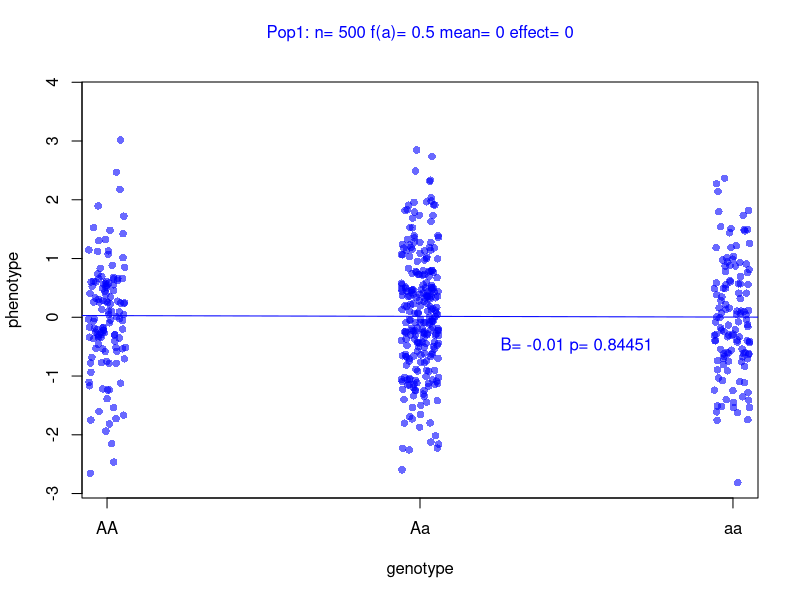
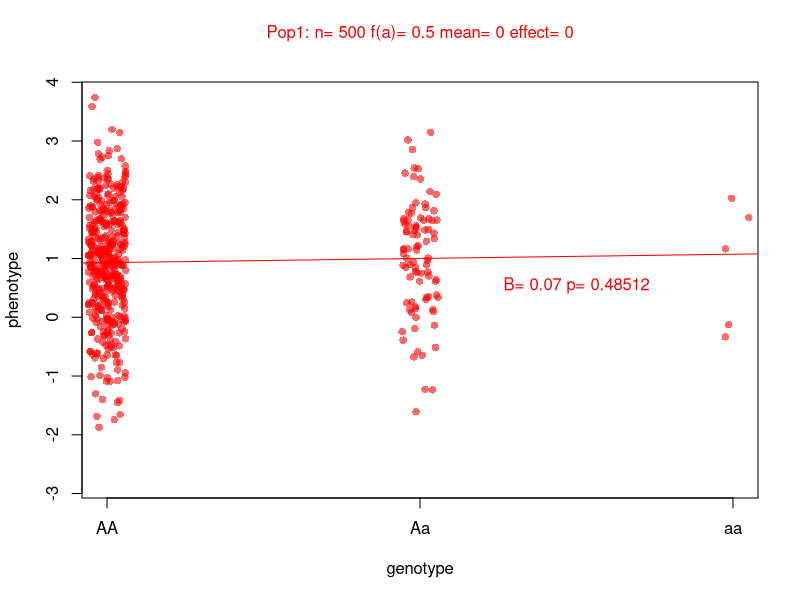
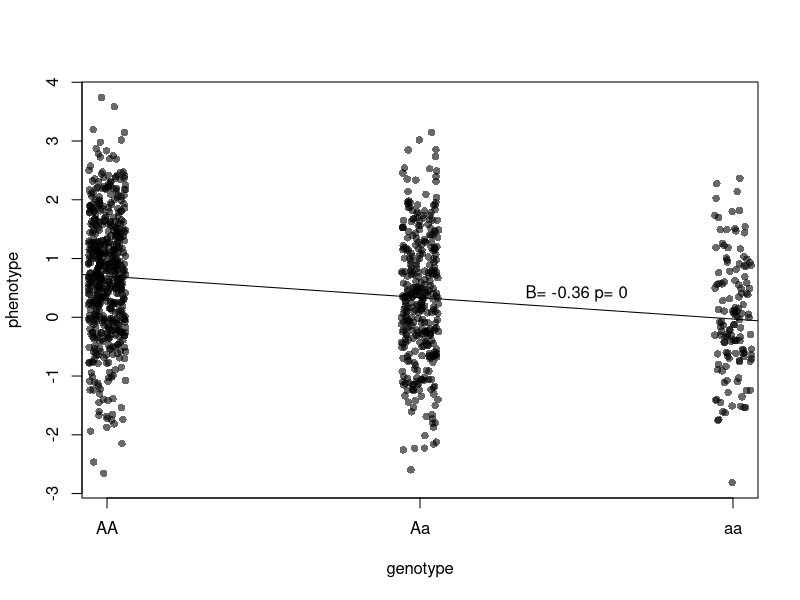
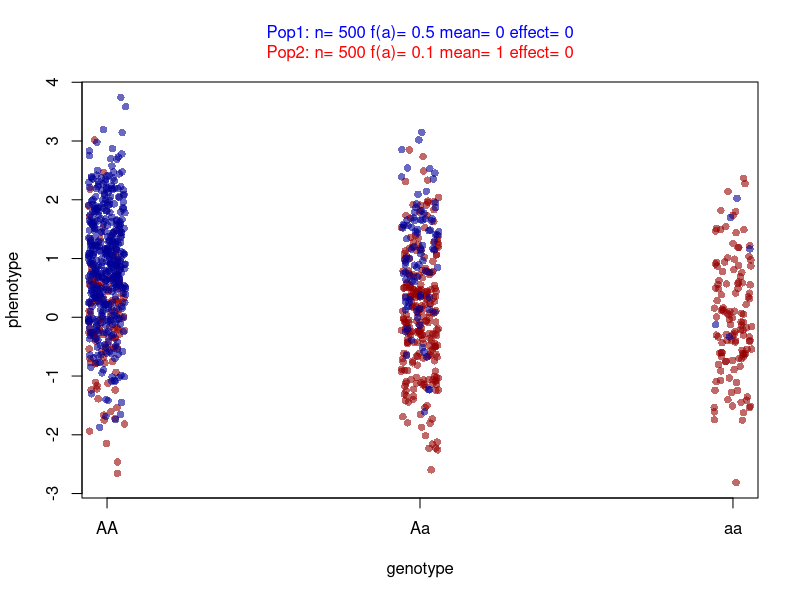
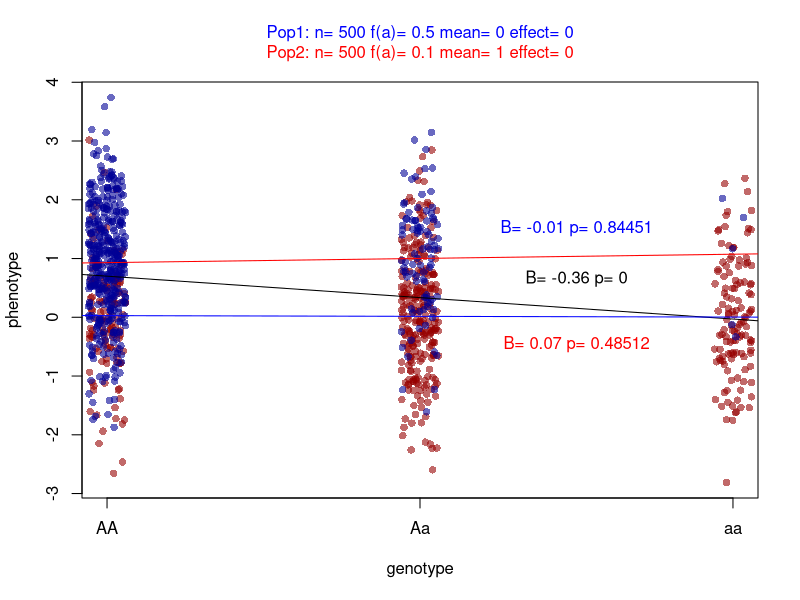

These charts were generated, in order, by the following R code:
## ---- chunk 1
knitr::opts_chunk$set(echo = FALSE)
knitr::opts_chunk$set(message = FALSE)
knitr::opts_chunk$set(warning = FALSE)

# Load relevant libraries
require(ggplot2)

#Define parameter values for two possibly distinct populations

p1=.5 
mean1=0 
sd1=1 
effect1=0 
numObs1=500 
numObs2=500 
p2=.9 
mean2=1
effect2=0
sd2=1 

# Note that as sample sizes go up, so does sensitivity to differences in effect size and allele frequency

hwprops1=as.integer(as.character(numObs1*(c(p1^2,2*p1*(1-p1),(1-p1)^2))))  #this is still screwy for low MAF and low number of participants
hwprops2=as.integer(as.character(numObs2*(c(p2^2,2*p2*(1-p2),(1-p2)^2))))

geno1<-c(rep(0,hwprops1[1]),rep(1,hwprops1[2]),rep(2,numObs1-hwprops1[1]-hwprops1[2]))
pheno1<-rnorm(numObs1,sd=1,mean=(mean1+effect1*geno1))
geno2<-c(rep(0,hwprops2[1]),rep(1,hwprops2[2]),rep(2,numObs2-hwprops2[1]-hwprops2[2]))
pheno2<-rnorm(numObs2,sd=sd2,mean=(mean2+effect2*geno2))
genoall<-c(geno1,geno2)
phenoall<-c(pheno1,pheno2)
xlim=range(genoall)
ylim=range(phenoall)
ancestry<-c(rep("Blue",numObs1),rep("Red",numObs2))


#consider the effect of the genotype in population 1

titlept1=paste("Pop1: n=",numObs1,"f(a)=",(1-p1),"mean=",mean1,"effect=",effect1)
plot(jitter(geno1,.3),pheno1,xlim=xlim,ylim=ylim,xlab="genotype",ylab="phenotype",col=rgb(0,0,255,150,maxColorValue=255), pch=16,xaxt="n")
mtext(titlept1, side = 3, line = 2, cex = 1, col = "blue")
labels=c("AA","Aa","aa")
axis(1,at=c(0,1,2),labels=labels)

lm1<-lm(pheno1~geno1)
sum.lm1<-summary(lm1)
pval1<-print(sum.lm1$coefficients[2,4],digits=2)
beta1<-sum.lm1$coefficients[2,1]
abline(lm1$coefficients[1],lm1$coefficients[2],col="blue")
label1<-paste("B=",round(beta1,2),"p=",round(pval1,5))
text(1.5, y = ((lm1$coefficients[1]+1.5*lm1$coefficients[2])-.5), labels = label1,col="blue")

#consider the effect of the genotype in population 2
titlept2=paste("Pop2: n=",numObs2,"f(a)=",(1-p2),"mean=",mean2,"effect=",effect2)
plot(jitter(geno2,.3),pheno2,xlim=xlim,ylim=ylim,xlab="genotype",ylab="phenotype",col=rgb(255,0,0,150,maxColorValue=255), pch=16,xaxt="n")
mtext(titlept1, side = 3, line = 2, cex = 1, col = "red")
labels=c("AA","Aa","aa")
axis(1,at=c(0,1,2),labels=labels)

lm2<-lm(pheno2~geno2)
sum.lm2<-summary(lm2)
pval2<-print(sum.lm2$coefficients[2,4],digits=2)
beta2<-sum.lm2$coefficients[2,1]
abline(lm2$coefficients[1],lm2$coefficients[2],col="red")
label2<-paste("B=",round(beta2,2),"p=",round(pval2,5))
text(1.5, y = ((lm2$coefficients[1]+1.5*lm2$coefficients[2])-.5), labels = label2,col="red")

#consider the effect of the genotype in population 1 and 2 jointly, ignoring any difference
plot(jitter(geno1,.3),pheno1,xlim=xlim,ylim=ylim,xlab="genotype",ylab="phenotype",col=rgb(0,0,0,150,maxColorValue=255), pch=16,xaxt="n")
labels=c("AA","Aa","aa")
axis(1,at=c(0,1,2),labels=labels)
points(jitter(geno2,.3),pheno2,col=rgb(0,0,0,150,maxColorValue=255), pch=16)

lmall<-lm(phenoall~genoall)
sum.lmall<-summary(lmall)
pvalall<-print(sum.lmall$coefficients[2,4],digits=6)
betaall<-sum.lmall$coefficients[2,1]


abline(lmall$coefficients[1],lmall$coefficients[2])
labelall<-paste("B=",round(betaall,2),"p=",round(pvalall,6))
text(1.5, y = ((lmall$coefficients[1]+1.5*lmall$coefficients[2])+.25), labels = labelall)


#consider the effect of the genotype in population 1 and 2 jointly, ignoring any difference but plot the populations in different colors

titlept1=paste("Pop1: n=",numObs1,"f(a)=",(1-p1),"mean=",mean1,"effect=",effect1)
titlept2=paste("Pop2: n=",numObs2,"f(a)=",(1-p2),"mean=",mean2,"effect=",effect2)
title12=c(titlept1,titlept2)
plot(jitter(geno1,.3),pheno1,xlim=xlim,ylim=ylim,xlab="genotype",ylab="phenotype",col=rgb(150,0,0,150,maxColorValue=255), pch=16,xaxt="n")
mtext(titlept1, side = 3, line = 2, cex = 1, col = "blue")
labels=c("AA","Aa","aa")
axis(1,at=c(0,1,2),labels=labels)

points(jitter(geno2,.3),pheno2,col=rgb(0,0,150,150,maxColorValue=255), pch=16)
mtext(titlept2, side = 3, line = 1, cex = 1, col = "red")

#consider the effect of the genotype in population 1 and 2 jointly, accounting for difference
titlept1=paste("Pop1: n=",numObs1,"f(a)=",(1-p1),"mean=",mean1,"effect=",effect1)
titlept2=paste("Pop2: n=",numObs2,"f(a)=",(1-p2),"mean=",mean2,"effect=",effect2)
title12=c(titlept1,titlept2)
plot(jitter(geno1,.3),pheno1,xlim=xlim,ylim=ylim,xlab="genotype",ylab="phenotype",col=rgb(150,0,0,150,maxColorValue=255), pch=16,xaxt="n")
mtext(titlept1, side = 3, line = 2, cex = 1, col = "blue")
labels=c("AA","Aa","aa")
axis(1,at=c(0,1,2),labels=labels)

points(jitter(geno2,.3),pheno2,col=rgb(0,0,150,150,maxColorValue=255), pch=16)
mtext(titlept2, side = 3, line = 1, cex = 1, col = "red")

lmall<-lm(phenoall~genoall)
sum.lmall<-summary(lmall)
pvalall<-print(sum.lmall$coefficients[2,4],digits=6)
betaall<-sum.lmall$coefficients[2,1]

lm1<-lm(pheno1~geno1)
sum.lm1<-summary(lm1)
pval1<-print(sum.lm1$coefficients[2,4],digits=3)
beta1<-sum.lm1$coefficients[2,1]

lm2<-lm(pheno2~geno2)
sum.lm2<-summary(lm2)
pval2<-print(sum.lm2$coefficients[2,4],digits=3)
beta2<-sum.lm2$coefficients[2,1]

abline(lmall$coefficients[1],lmall$coefficients[2])
labelall<-paste("B=",round(betaall,2),"p=",round(pvalall,5))
text(1.5, y = ((lmall$coefficients[1]+1.5*lmall$coefficients[2])+.5), labels = labelall)

abline(lm1$coefficients[1],lm1$coefficients[2],col="blue")
label1<-paste("B=",round(beta1,2),"p=",round(pval1,5))
text(1.5, y = ((lm1$coefficients[1]+1.5*lm1$coefficients[2])+1.5), labels = label1,col="blue")

abline(lm2$coefficients[1],lm2$coefficients[2],col="red")
label2<-paste("B=",round(beta2,2),"p=",round(pval2,5))
text(1.5, y = ((lm2$coefficients[1]+1.5*lm2$coefficients[2])-1.5), labels = label2,col="red")


#Ok, now that we see the issue. Lets check a model that resolves the problem

lm1<-lm(pheno1~geno1)
summary(lm1)

lm2<-lm(pheno2~geno2)
summary(lm2)

lmall<-lm(phenoall~genoall)
summary(lmall)

lmallA<-lm(phenoall~genoall+ancestry)
summary(lmallA)

#Summary: It's is not the genotype that is associated with the outcome, it is the ummodeled difference in ancestry.
